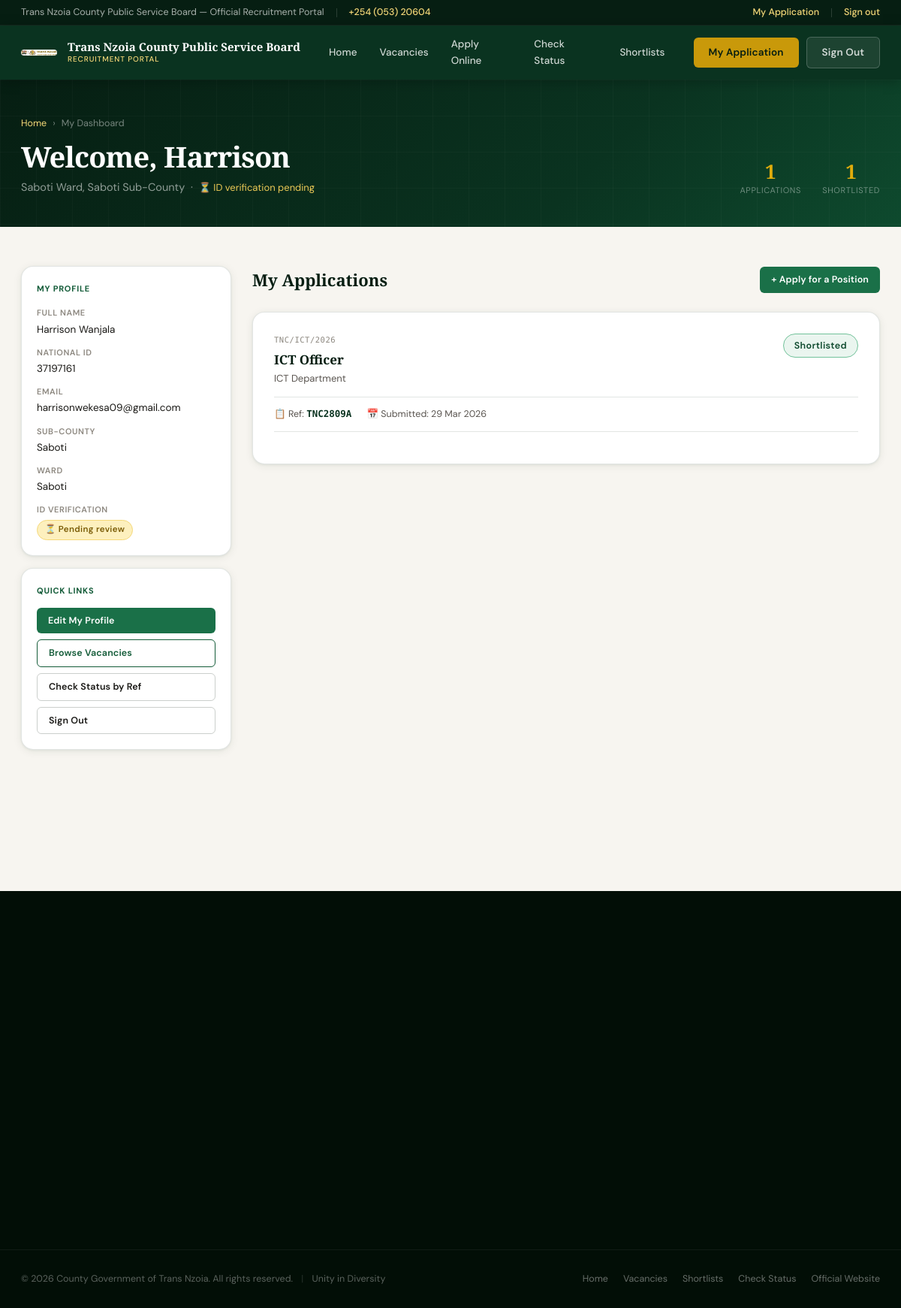
The page /applicant/dashboard.php (signed in) on the database its author committed.
### tables this page shows
CREATE TABLE `users` (
  `id` int(10) unsigned NOT NULL AUTO_INCREMENT,
  `username` varchar(80) NOT NULL,
  `email` varchar(160) NOT NULL,
  `password_hash` varchar(255) NOT NULL,
  `role` enum('superadmin','admin','hr','applicant') NOT NULL DEFAULT 'applicant',
  `full_name` varchar(160) DEFAULT NULL,
  `is_active` tinyint(1) NOT NULL DEFAULT 1,
  `last_login` datetime DEFAULT NULL,
  `created_at` datetime NOT NULL DEFAULT current_timestamp(),
  `updated_at` datetime NOT NULL DEFAULT current_timestamp() ON UPDATE current_timestamp(),
  `sub_county` varchar(100) DEFAULT NULL,
  `ward` varchar(100) DEFAULT NULL,
  `id_doc_front` varchar(255) DEFAULT NULL,
  `id_doc_back` varchar(255) DEFAULT NULL,
  `id_verified` tinyint(1) DEFAULT 0,
  `phone` varchar(20) DEFAULT NULL,
  `dob` date DEFAULT NULL,
  `gender` enum('Male','Female','Prefer not to say') DEFAULT NULL,
  PRIMARY KEY (`id`),
  UNIQUE KEY `username` (`username`),
  UNIQUE KEY `email` (`email`),
  KEY `idx_role` (`role`),
  KEY `idx_email` (`email`)
);

CREATE TABLE `interviews` (
  `id` int(10) unsigned NOT NULL AUTO_INCREMENT,
  `application_id` int(10) unsigned NOT NULL,
  `interview_date` date NOT NULL,
  `interview_time` time NOT NULL,
  `venue` varchar(300) NOT NULL,
  `mode` enum('In-Person','Virtual','Telephone') NOT NULL DEFAULT 'In-Person',
  `requirements` varchar(500) DEFAULT NULL,
  `panel_members` text DEFAULT NULL,
  `status` enum('Scheduled','Completed','Cancelled','No-Show','Rescheduled') NOT NULL DEFAULT 'Scheduled',
  `outcome` enum('Pass','Fail','Pending') DEFAULT 'Pending',
  `outcome_notes` text DEFAULT NULL,
  `notification_sent` tinyint(1) NOT NULL DEFAULT 0,
  `created_by` int(10) unsigned DEFAULT NULL,
  `created_at` datetime NOT NULL DEFAULT current_timestamp(),
  `updated_at` datetime NOT NULL DEFAULT current_timestamp() ON UPDATE current_timestamp(),
  `location` varchar(255) DEFAULT NULL,
  `panel` varchar(255) DEFAULT NULL,
  `job_id` int(11) NOT NULL,
  PRIMARY KEY (`id`),
  UNIQUE KEY `application_id` (`application_id`),
  KEY `created_by` (`created_by`),
  KEY `idx_date` (`interview_date`),
  CONSTRAINT `interviews_ibfk_1` FOREIGN KEY (`application_id`) REFERENCES `applications` (`id`) ON DELETE CASCADE,
  CONSTRAINT `interviews_ibfk_2` FOREIGN KEY (`created_by`) REFERENCES `users` (`id`) ON DELETE SET NULL
);

CREATE TABLE `applications` (
  `id` int(10) unsigned NOT NULL AUTO_INCREMENT,
  `ref_no` varchar(20) NOT NULL,
  `job_id` int(10) unsigned NOT NULL,
  `user_id` int(10) unsigned DEFAULT NULL,
  `first_name` varchar(80) NOT NULL,
  `last_name` varchar(80) NOT NULL,
  `id_no` varchar(20) NOT NULL,
  `dob` date DEFAULT NULL,
  `gender` enum('Male','Female','Prefer not to say') DEFAULT NULL,
  `phone` varchar(20) NOT NULL,
  `email` varchar(160) NOT NULL,
  `degree` varchar(200) DEFAULT NULL,
  `institution` varchar(200) DEFAULT NULL,
  `kism_no` varchar(40) DEFAULT NULL,
  `experience` varchar(60) DEFAULT NULL,
  `current_employer` varchar(200) DEFAULT NULL,
  `cover_letter` text DEFAULT NULL,
  `sub_county` varchar(60) DEFAULT NULL,
  `ward` varchar(80) DEFAULT NULL,
  `postal_address` varchar(200) DEFAULT NULL,
  `status` enum('Received','Under Review','Shortlisted','Not Shortlisted','Interview Scheduled','Hired','Rejected') NOT NULL DEFAULT 'Received',
  `reviewer_notes` text DEFAULT NULL,
  `reviewed_by` int(10) unsigned DEFAULT NULL,
  `reviewed_at` datetime DEFAULT NULL,
  `submitted_at` datetime NOT NULL DEFAULT current_timestamp(),
  `updated_at` datetime NOT NULL DEFAULT current_timestamp() ON UPDATE current_timestamp(),
  PRIMARY KEY (`id`),
  UNIQUE KEY `ref_no` (`ref_no`),
  KEY `user_id` (`user_id`),
  KEY `reviewed_by` (`reviewed_by`),
  KEY `idx_job_id` (`job_id`),
  KEY `idx_status` (`status`),
  KEY `idx_sub_county` (`sub_county`),
  KEY `idx_ref_no` (`ref_no`),
  CONSTRAINT `applications_ibfk_1` FOREIGN KEY (`job_id`) REFERENCES `jobs` (`id`) ON DELETE CASCADE,
  CONSTRAINT `applications_ibfk_2` FOREIGN KEY (`user_id`) REFERENCES `users` (`id`) ON DELETE SET NULL,
  CONSTRAINT `applications_ibfk_3` FOREIGN KEY (`reviewed_by`) REFERENCES `users` (`id`) ON DELETE SET NULL
);

CREATE TABLE `jobs` (
  `id` int(10) unsigned NOT NULL AUTO_INCREMENT,
  `job_code` varchar(30) NOT NULL,
  `title` varchar(200) NOT NULL,
  `department` varchar(200) NOT NULL,
  `type` enum('Full-Time','Part-Time','Contract','Internship') NOT NULL DEFAULT 'Full-Time',
  `deadline` date NOT NULL,
  `posted_date` date NOT NULL DEFAULT curdate(),
  `status` varchar(50) DEFAULT 'Open',
  `vacancies` tinyint(3) unsigned NOT NULL DEFAULT 1,
  `min_experience` tinyint(3) unsigned NOT NULL DEFAULT 0,
  `salary_scale` varchar(80) DEFAULT NULL,
  `scope` enum('county_wide','ward_specific') NOT NULL DEFAULT 'county_wide',
  `target_sub_county` varchar(60) DEFAULT NULL,
  `target_ward` varchar(80) DEFAULT NULL,
  `description` text NOT NULL,
  `requirements` text DEFAULT NULL,
  `responsibilities` text DEFAULT NULL,
  `source` enum('manual','bulk_import') NOT NULL DEFAULT 'manual',
  `created_by` int(10) unsigned DEFAULT NULL,
  `created_at` datetime NOT NULL DEFAULT current_timestamp(),
  `updated_at` datetime NOT NULL DEFAULT current_timestamp() ON UPDATE current_timestamp(),
  `job_group` varchar(100) DEFAULT NULL,
  `terms` varchar(100) DEFAULT NULL,
  `duties` text DEFAULT NULL,
  PRIMARY KEY (`id`),
  UNIQUE KEY `job_code` (`job_code`),
  KEY `created_by` (`created_by`),
  KEY `idx_status` (`status`),
  KEY `idx_deadline` (`deadline`),
  CONSTRAINT `jobs_ibfk_1` FOREIGN KEY (`created_by`) REFERENCES `users` (`id`) ON DELETE SET NULL
);

### includes/auth.php (called while the page is built, shortened)
<?php
function h(?string $s): string {
    return htmlspecialchars($s ?? '', ENT_QUOTES, 'UTF-8');
}

### applicant/dashboard.php (the view, shortened to what this page needs)
<?php
require_once __DIR__ . '/../includes/auth.php';
$user = auth_user();
$pdo  = db();
$apps = $pdo->prepare("
    SELECT a.*, j.title AS job_title, j.department, j.job_code, j.scope,
           j.target_sub_county, j.target_ward,
           i.interview_date, i.interview_time, i.venue, i.mode AS interview_mode, i.requirements, i.status AS interview_status
    FROM applications a
    JOIN jobs j ON a.job_id = j.id
    LEFT JOIN interviews i ON i.application_id = a.id
    WHERE a.user_id = ?
    ORDER BY a.submitted_at DESC
");
$apps->execute([$user['id']]);
$applications = $apps->fetchAll();
$profile = $pdo->prepare("SELECT * FROM users WHERE id = ?");
$profile->execute([$user['id']]);
$profile = $profile->fetch();
$root       = '../';
require_once __DIR__ . '/../includes/partials/header.php';
?>
<div class="page-hdr">
  <div class="container">
    <div>
      <div class="breadcrumb"><a href="<?= $root ?>index.php">Home</a> <span>›</span> <span>My Dashboard</span></div>
      <h1>Welcome, <?= h(explode(' ', $profile['full_name'])[0]) ?></h1>
      <div class="page-hdr-sub">
        <?= h($profile['ward'] ?? '—') ?> Ward, <?= h($profile['sub_county'] ?? '—') ?> Sub-County
        <?php if (!$profile['id_verified']): ?>
          &nbsp;·&nbsp; <span style="color:var(--gold-300);font-size:13px;">⏳ ID verification pending</span>
        <?php else: ?>
          &nbsp;·&nbsp; <span style="color:var(--green-200);font-size:13px;">✓ ID verified</span>
        <?php endif; ?>
      </div>
    </div>
    <div class="page-hdr-stats">
      <div class="hdr-stat">
        <div class="hdr-stat-num"><?= count($applications) ?></div>
        <div class="hdr-stat-lbl">Applications</div>
      </div>
      <div class="hdr-stat">
        <div class="hdr-stat-num"><?= count(array_filter($applications, fn($a) => $a['status'] === 'Shortlisted')) ?></div>
        <div class="hdr-stat-lbl">Shortlisted</div>
      </div>
    </div>
  </div>
</div>
<div class="page-wrap">
  <div class="container" style="display:grid;grid-template-columns:280px 1fr;gap:28px;align-items:start;">
    <aside>
      <div class="card card-sm fade-up" style="margin-bottom:16px;">
        <div style="font-size:11px;font-weight:700;letter-spacing:.07em;text-transform:uppercase;color:var(--green-600);margin-bottom:14px;">My Profile</div>
        <div style="display:flex;flex-direction:column;gap:10px;font-size:13.5px;">
          <div><span style="color:var(--text-light);display:block;font-size:11px;font-weight:600;text-transform:uppercase;letter-spacing:.05em;margin-bottom:2px;">Full Name</span><?= h($profile['full_name']) ?></div>
          <div><span style="color:var(--text-light);display:block;font-size:11px;font-weight:600;text-transform:uppercase;letter-spacing:.05em;margin-bottom:2px;">National ID</span><?= h($profile['username']) ?></div>
          <div><span style="color:var(--text-light);display:block;font-size:11px;font-weight:600;text-transform:uppercase;letter-spacing:.05em;margin-bottom:2px;">Email</span><?= h($profile['email']) ?></div>
          <div><span style="color:var(--text-light);display:block;font-size:11px;font-weight:600;text-transform:uppercase;letter-spacing:.05em;margin-bottom:2px;">Sub-County</span><?= h($profile['sub_county'] ?? '—') ?></div>
          <div><span style="color:var(--text-light);display:block;font-size:11px;font-weight:600;text-transform:uppercase;letter-spacing:.05em;margin-bottom:2px;">Ward</span><?= h($profile['ward'] ?? '—') ?></div>
          <div>
            <span style="color:var(--text-light);display:block;font-size:11px;font-weight:600;text-transform:uppercase;letter-spacing:.05em;margin-bottom:4px;">ID Verification</span>
            <?php if ($profile['id_verified']): ?>
              <span class="badge badge-success">✓ Verified</span>
            <?php else: ?>
              <span class="badge badge-gold">⏳ Pending review</span>
            <?php endif; ?>
          </div>
        </div>
      </div>
      <div class="card card-sm fade-up" style="margin-bottom:16px;">
        <div style="font-size:11px;font-weight:700;letter-spacing:.07em;text-transform:uppercase;color:var(--green-600);margin-bottom:14px;">Quick Links</div>
        <div style="display:flex;flex-direction:column;gap:8px;">
          <a href="profile.php" class="btn btn-green btn-sm" style="justify-content:flex-start;">Edit My Profile</a>
          <a href="<?= $root ?>jobs.php" class="btn btn-outline-green btn-sm" style="justify-content:flex-start;">Browse Vacancies</a>
          <a href="<?= $root ?>status.php" class="btn btn-outline-dark btn-sm" style="justify-content:flex-start;">Check Status by Ref</a>
          <a href="<?= $root ?>logout.php" class="btn btn-outline-dark btn-sm" style="justify-content:flex-start;">Sign Out</a>
        </div>
      </div>
    </aside>
    <div>
      <div style="display:flex;justify-content:space-between;align-items:center;margin-bottom:24px;" class="fade-up">
        <h2 style="font-family:var(--font-display);font-size:22px;font-weight:700;color:var(--green-900);">My Applications</h2>
        <a href="<?= $root ?>jobs.php" class="btn btn-green btn-sm">+ Apply for a Position</a>
      </div>
      <?php if (empty($applications)): ?>
        <div class="card card-pad fade-up" style="text-align:center;padding:60px 24px;">
          <div style="font-size:40px;margin-bottom:14px;">📋</div>
          <div style="font-size:17px;font-weight:700;color:var(--green-800);margin-bottom:8px;">No applications yet</div>
          <div style="font-size:14px;color:var(--text-muted);margin-bottom:22px;">Browse open vacancies and submit your first application.</div>
          <a href="<?= $root ?>jobs.php" class="btn btn-green">Browse Vacancies</a>
        </div>
      <?php else: ?>
        <div style="display:flex;flex-direction:column;gap:16px;">
          <?php foreach ($applications as $app):
            $status_cfg = APP_STATUSES[$app['status']] ?? ['label'=>$app['status'],'class'=>'badge-neutral'];
          ?>
          <div class="card card-pad fade-up">
            <div style="display:flex;justify-content:space-between;align-items:flex-start;gap:12px;margin-bottom:14px;">
              <div>
                <div style="font-family:var(--font-mono);font-size:10.5px;color:var(--text-light);letter-spacing:.05em;margin-bottom:4px;"><?= h($app['job_code']) ?></div>
                <div style="font-family:var(--font-display);font-size:17px;font-weight:700;color:var(--green-900);"><?= h($app['job_title']) ?></div>
                <div style="font-size:13px;color:var(--text-muted);"><?= h($app['department']) ?></div>
              </div>
              <span class="badge <?= $status_cfg['class'] ?>" style="font-size:12.5px;padding:5px 14px;">
                <?= h($status_cfg['label']) ?>
              </span>
            </div>
            <div style="display:flex;flex-wrap:wrap;gap:20px;font-size:12.5px;color:var(--text-muted);padding:12px 0;border-top:1px solid var(--border);border-bottom:1px solid var(--border);margin-bottom:14px;">
              <span>📋 Ref: <strong style="color:var(--green-800);font-family:var(--font-mono)"><?= h($app['ref_no']) ?></strong></span>
              <span>📅 Submitted: <?= date('d M Y', strtotime($app['submitted_at'])) ?></span>
            </div>
          </div>
          <?php endforeach; ?>
        </div>
      <?php endif; ?>
    </div>
  </div>
</div>
<?php require_once __DIR__ . '/../includes/partials/footer.php'; ?>

### rows shown on the page
users: full_name "Harrison", ward "Saboti", sub_county "Saboti", full_name "Harrison Wanjala", username "37197161", email "harrisonwekesa09@gmail.com"
interviews: application.status "1", job.job_code "TNC/ICT/2026", job.title "ICT Officer", job.department "ICT Department", application.status "Shortlisted", application.ref_no "TNC2809A", application.submitted_at "29 Mar 2026"

### other values the page prints
count($applications) "1"
